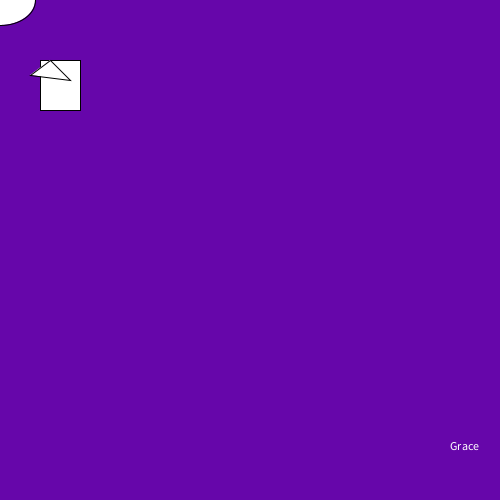
Frame 1 (no input)
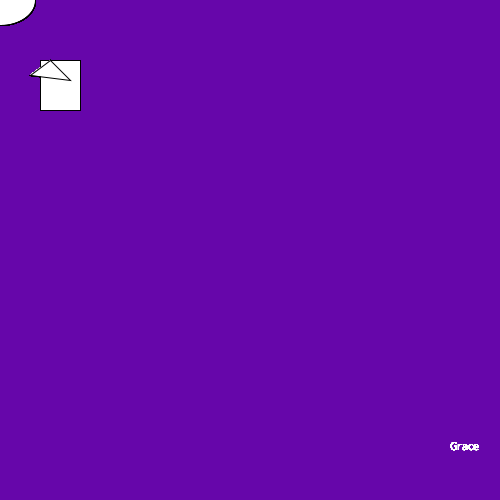
Frame 60 (the mouse pressed at the canvas centre just before this capture)
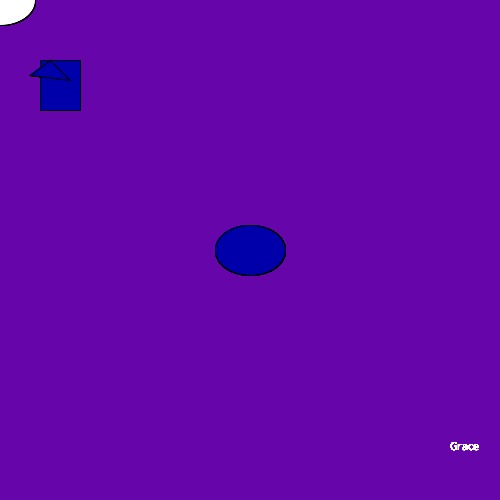
Frame 120 (the mouse held since frame 60 and released just before this capture)

The Processing sketch that drew these frames (run headless with seeded random() and noise(); from frame 60 on, the mouse is pressed at the canvas centre):

// Processing sketch: GraceK_first_sketch
// ── GraceK_first_sketch.pde
void setup(){
size(500,500);
background(102,06,170);
}
void draw(){

  rect(40,60,40,50);
  ellipse(mouseX,mouseY,70,50);
triangle(30,75, 50, 60, 70, 80);
if(mousePressed){
fill(000,000,170);}
else{
text("Grace", 450,450,450);
}
}
